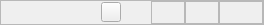
        <widget class="QFrame" name="frame_taskbar">
         <property name="sizePolicy">
          <sizepolicy hsizetype="Minimum" vsizetype="Expanding">
           <horstretch>0</horstretch>
           <verstretch>0</verstretch>
          </sizepolicy>
         </property>
         <property name="minimumSize">
          <size>
           <width>0</width>
           <height>25</height>
          </size>
         </property>
         <property name="maximumSize">
          <size>
           <width>16777215</width>
           <height>25</height>
          </size>
         </property>
         <property name="styleSheet">
          <string notr="true">QFrame#frame_taskbar{
background-color: rgb(240, 240, 240);
border:none;
}</string>
         </property>
         <property name="frameShape">
          <enum>QFrame::StyledPanel</enum>
         </property>
         <property name="frameShadow">
          <enum>QFrame::Raised</enum>
         </property>
         <layout class="QHBoxLayout" name="horizontalLayout">
          <property name="spacing">
           <number>0</number>
          </property>
          <property name="leftMargin">
           <number>0</number>
          </property>
          <property name="topMargin">
           <number>0</number>
          </property>
          <property name="rightMargin">
           <number>0</number>
          </property>
          <property name="bottomMargin">
           <number>0</number>
          </property>
          <item>
           <widget class="QFrame" name="frame_6">
            <property name="styleSheet">
             <string notr="true">QFrame{
border:none;
}</string>
            </property>
            <property name="frameShape">
             <enum>QFrame::StyledPanel</enum>
            </property>
            <property name="frameShadow">
             <enum>QFrame::Raised</enum>
            </property>
            <layout class="QHBoxLayout" name="horizontalLayout_5">
             <property name="spacing">
              <number>0</number>
             </property>
             <property name="leftMargin">
              <number>0</number>
             </property>
             <property name="topMargin">
              <number>0</number>
             </property>
             <property name="rightMargin">
              <number>0</number>
             </property>
             <property name="bottomMargin">
              <number>0</number>
             </property>
             <item>
              <widget class="QFrame" name="frame_7">
               <property name="sizePolicy">
                <sizepolicy hsizetype="Minimum" vsizetype="Expanding">
                 <horstretch>0</horstretch>
                 <verstretch>0</verstretch>
                </sizepolicy>
               </property>
               <property name="minimumSize">
                <size>
                 <width>100</width>
                 <height>0</height>
                </size>
               </property>
               <property name="maximumSize">
                <size>
                 <width>100</width>
                 <height>16777215</height>
                </size>
               </property>
               <property name="styleSheet">
                <string notr="true">image: url(:/icons/logo/icons.png);</string>
               </property>
               <property name="frameShape">
                <enum>QFrame::StyledPanel</enum>
               </property>
               <property name="frameShadow">
                <enum>QFrame::Raised</enum>
               </property>
              </widget>
             </item>
             <item alignment="Qt::AlignRight">
              <widget class="QFrame" name="frame_8">
               <property name="sizePolicy">
                <sizepolicy hsizetype="Minimum" vsizetype="Expanding">
                 <horstretch>0</horstretch>
                 <verstretch>0</verstretch>
                </sizepolicy>
               </property>
               <property name="frameShape">
                <enum>QFrame::StyledPanel</enum>
               </property>
               <property name="frameShadow">
                <enum>QFrame::Raised</enum>
               </property>
               <layout class="QHBoxLayout" name="horizontalLayout_25">
                <property name="spacing">
                 <number>0</number>
                </property>
                <property name="leftMargin">
                 <number>0</number>
                </property>
                <property name="topMargin">
                 <number>0</number>
                </property>
                <property name="rightMargin">
                 <number>0</number>
                </property>
                <property name="bottomMargin">
                 <number>0</number>
                </property>
                <item>
                 <widget class="QFrame" name="frame_25">
                  <property name="frameShape">
                   <enum>QFrame::StyledPanel</enum>
                  </property>
                  <property name="frameShadow">
                   <enum>QFrame::Raised</enum>
                  </property>
                  <layout class="QHBoxLayout" name="horizontalLayout_24">
                   <property name="spacing">
                    <number>0</number>
                   </property>
                   <property name="leftMargin">
                    <number>0</number>
                   </property>
                   <property name="topMargin">
                    <number>0</number>
                   </property>
                   <property name="rightMargin">
                    <number>30</number>
                   </property>
                   <property name="bottomMargin">
                    <number>0</number>
                   </property>
                   <item alignment="Qt::AlignRight">
                    <widget class="QPushButton" name="btn_profile">
                     <property name="minimumSize">
                      <size>
                       <width>20</width>
                       <height>20</height>
                      </size>
                     </property>
                     <property name="maximumSize">
                      <size>
                       <width>20</width>
                       <height>20</height>
                      </size>
                     </property>
                     <property name="styleSheet">
                      <string notr="true"/>
                     </property>
                     <property name="text">
                      <string/>
                     </property>
                     <property name="iconSize">
                      <size>
                       <width>20</width>
                       <height>20</height>
                      </size>
                     </property>
                     <property name="checkable">
                      <bool>true</bool>
                     </property>
                    </widget>
                   </item>
                  </layout>
                 </widget>
                </item>
               </layout>
              </widget>
             </item>
            </layout>
           </widget>
          </item>
          <item>
           <widget class="QFrame" name="frame_5">
            <property name="maximumSize">
             <size>
              <width>50</width>
              <height>16777215</height>
             </size>
            </property>
            <property name="frameShape">
             <enum>QFrame::StyledPanel</enum>
            </property>
            <property name="frameShadow">
             <enum>QFrame::Raised</enum>
            </property>
            <layout class="QHBoxLayout" name="horizontalLayout_3">
             <property name="spacing">
              <number>0</number>
             </property>
             <property name="leftMargin">
              <number>0</number>
             </property>
             <property name="topMargin">
              <number>0</number>
             </property>
             <property name="rightMargin">
              <number>0</number>
             </property>
             <property name="bottomMargin">
              <number>0</number>
             </property>
             <item>
              <widget class="QPushButton" name="btn_minimum">
               <property name="maximumSize">
                <size>
                 <width>45</width>
                 <height>45</height>
                </size>
               </property>
               <property name="styleSheet">
                <string notr="true">QPushButton#btn_minimum:hover{
background-color: rgb(232, 232, 232);
border:none;
border-radius:1px;
}
QPushButton#btn_minimum{
border:none;
border-radius:1px;
}</string>
               </property>
               <property name="icon">
                <iconset resource="../icons/icons.qrc">
                 <normaloff>:/icons/png/icons8-horizontal-line-48.png</normaloff>:/icons/png/icons8-horizontal-line-48.png</iconset>
               </property>
              </widget>
             </item>
            </layout>
           </widget>
          </item>
          <item>
           <widget class="QFrame" name="frame_4">
            <property name="maximumSize">
             <size>
              <width>50</width>
              <height>16777215</height>
             </size>
            </property>
            <property name="frameShape">
             <enum>QFrame::StyledPanel</enum>
            </property>
            <property name="frameShadow">
             <enum>QFrame::Raised</enum>
            </property>
            <layout class="QHBoxLayout" name="horizontalLayout_4">
             <property name="spacing">
              <number>0</number>
             </property>
             <property name="leftMargin">
              <number>0</number>
             </property>
             <property name="topMargin">
              <number>0</number>
             </property>
             <property name="rightMargin">
              <number>0</number>
             </property>
             <property name="bottomMargin">
              <number>0</number>
             </property>
             <item>
              <widget class="QPushButton" name="btn_maximum">
               <property name="maximumSize">
                <size>
                 <width>45</width>
                 <height>45</height>
                </size>
               </property>
               <property name="styleSheet">
                <string notr="true">QPushButton#btn_maximum:hover{
background-color: rgb(232, 232, 232);
border:none;
border-radius:1px;
}
QPushButton#btn_maximum{
border:none;
border-radius:1px;
}</string>
               </property>
               <property name="text">
                <string/>
               </property>
               <property name="icon">
                <iconset resource="../icons/icons.qrc">
                 <normaloff>:/icons/png/icons8-maximize-96.png</normaloff>:/icons/png/icons8-maximize-96.png</iconset>
               </property>
              </widget>
             </item>
            </layout>
           </widget>
          </item>
          <item>
           <widget class="QFrame" name="frame_3">
            <property name="maximumSize">
             <size>
              <width>50</width>
              <height>16777215</height>
             </size>
            </property>
            <property name="styleSheet">
             <string notr="true"/>
            </property>
            <property name="frameShape">
             <enum>QFrame::StyledPanel</enum>
            </property>
            <property name="frameShadow">
             <enum>QFrame::Raised</enum>
            </property>
            <layout class="QHBoxLayout" name="horizontalLayout_2">
             <property name="spacing">
              <number>0</number>
             </property>
             <property name="leftMargin">
              <number>10</number>
             </property>
             <property name="topMargin">
              <number>0</number>
             </property>
             <property name="rightMargin">
              <number>0</number>
             </property>
             <property name="bottomMargin">
              <number>0</number>
             </property>
             <item>
              <widget class="QPushButton" name="btn_close">
               <property name="maximumSize">
                <size>
                 <width>45</width>
                 <height>45</height>
                </size>
               </property>
               <property name="styleSheet">
                <string notr="true">QPushButton:hover{
background-color: rgb(200, 34, 45);
border:none;
border-radius:1px;
 border-top-right-radius: 5px; /* Top-right corner */
 border-bottom-right-radius: 5px; /* Bottom-right corner */
}
QPushButton{
border:none;
border-radius:1px;
 border-top-right-radius: 5px; /* Top-right corner */
 border-bottom-right-radius: 5px; /* Bottom-right corner */
}</string>
               </property>
               <property name="text">
                <string/>
               </property>
               <property name="icon">
                <iconset resource="../icons/icons.qrc">
                 <normaloff>:/icons/png/icons8-x-24.png</normaloff>
                 <normalon>:/icons/png/icons8-x-24_green.png</normalon>
                 <activeoff>:/icons/png/icons8-x-24_green.png</activeoff>
                 <selectedoff>:/icons/png/icons8-x-24_green.png</selectedoff>
                 <selectedon>:/icons/png/icons8-x-24_green.png</selectedon>:/icons/png/icons8-x-24.png</iconset>
               </property>
               <property name="iconSize">
                <size>
                 <width>16</width>
                 <height>16</height>
                </size>
               </property>
               <property name="checkable">
                <bool>true</bool>
               </property>
               <property name="autoRepeat">
                <bool>true</bool>
               </property>
               <property name="autoExclusive">
                <bool>true</bool>
               </property>
              </widget>
             </item>
            </layout>
           </widget>
          </item>
         </layout>
        </widget>
